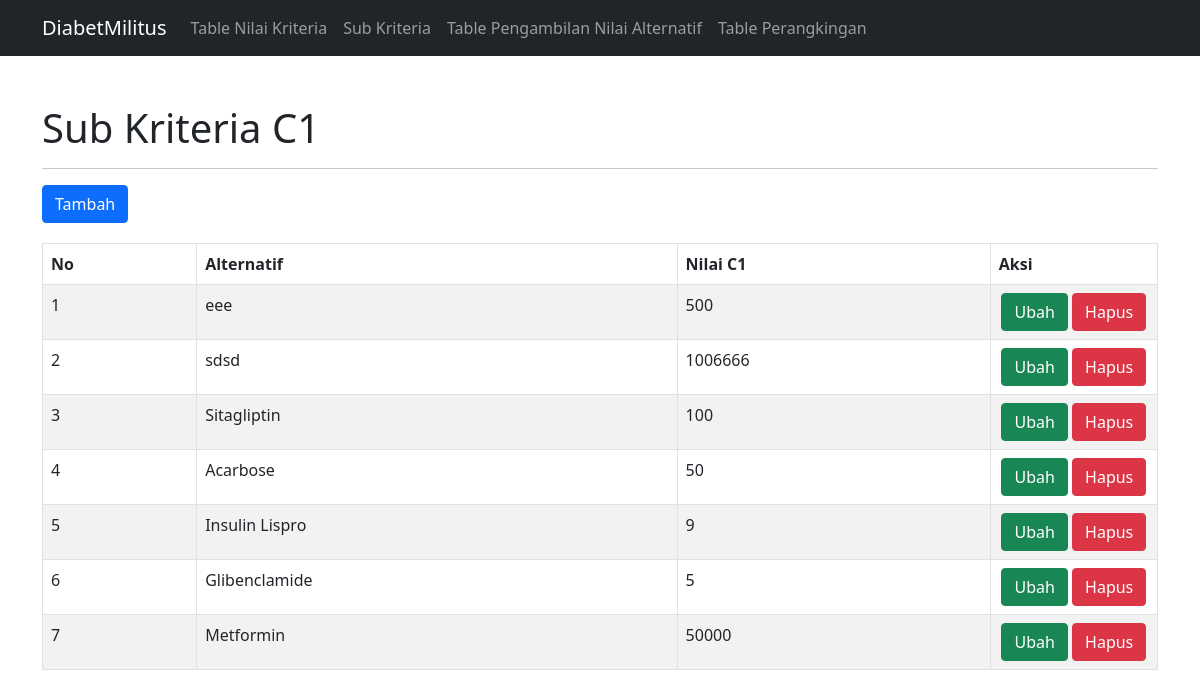
Page /kriteria.php on the committed database.
### tables this page shows
CREATE TABLE `sub_kriteria` (
  `id_kriteria` int(11) NOT NULL,
  `alternatif` varchar(50) NOT NULL,
  `nilai_c1` varchar(50) NOT NULL
);

### config/controller.php (called while the page is built, shortened)
<?php
function select($query)
{
    global $db;
    $result = mysqli_query($db, $query);
    $rows = [];
    while ($row = mysqli_fetch_assoc($result)) {
        $rows[] = $row;
    }
    return $rows;
}

### kriteria.php (the view)
<?php
include 'layout/header.php';
$data_sub_kriteria = select("SELECT * FROM sub_kriteria ORDER BY id_kriteria DESC");
?>
<div class="container mt-5">
    <h1>Sub Kriteria C1 </h1>
    <hr>
    <a href="tambah-sub-kriteria.php" class="btn btn-primary mb-1">Tambah</a>
    <table class="table table-bordered table-striped mt-3" id="table">
        <thead>
            <tr>
                <th>No</th>
                <th>Alternatif</th>
                <th>Nilai C1</th>
                <th>Aksi</th>
            </tr>
        </thead>
        <tbody>
           <?php $no = 1; ?>
           <?php foreach ($data_sub_kriteria as $sub_kriteria): ?>
                <tr>
                    <td><?= $no++; ?></td>
                    <td><?= $sub_kriteria['alternatif']; ?></td>
                    <td><?= $sub_kriteria['nilai_c1']; ?></td>
                    <td class="text-center" width="15%">
                        <a href="ubah-sub-kriteria.php?id_kriteria=<?= $sub_kriteria['id_kriteria']; ?>" class="btn btn-success">Ubah</a>
                        <a href="hapus-sub-kriteria.php?id_kriteria=<?= $sub_kriteria['id_kriteria']; ?>" class="btn btn-danger" onclick="return confirm('Apakah Anda yakin ingin menghapus data ini?')">Hapus</a>
                    </td>
                </tr>
           <?php endforeach; ?>
        </tbody>
    </table>
</div>
<?php include 'layout/footer.php'; ?>

### rows in the picture
sub_kriteria: alternatif "eee", nilai_c1 "500"
sub_kriteria: alternatif "sdsd", nilai_c1 "1006666"
sub_kriteria: alternatif "Sitagliptin", nilai_c1 "100"
sub_kriteria: alternatif "Acarbose", nilai_c1 "50"
sub_kriteria: alternatif "Insulin Lispro", nilai_c1 "9"
sub_kriteria: alternatif "Glibenclamide", nilai_c1 "5"
sub_kriteria: alternatif "Metformin", nilai_c1 "50000"
